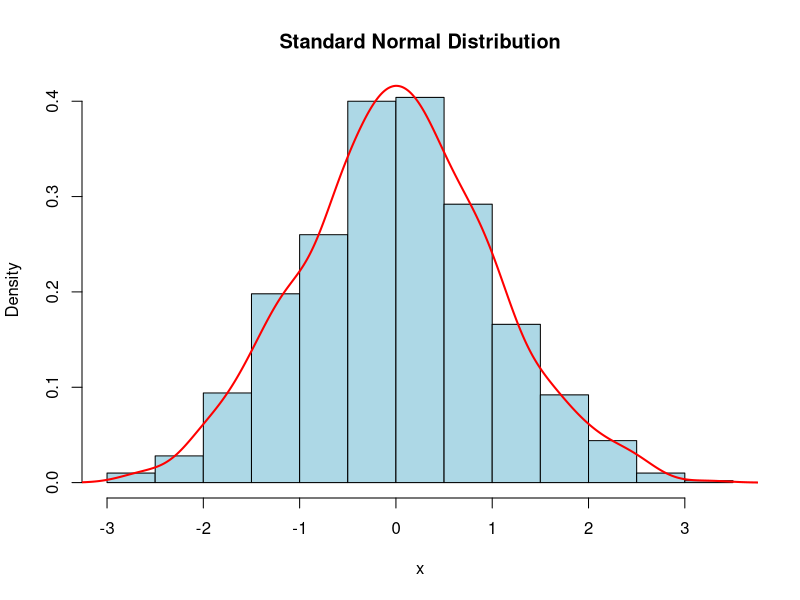
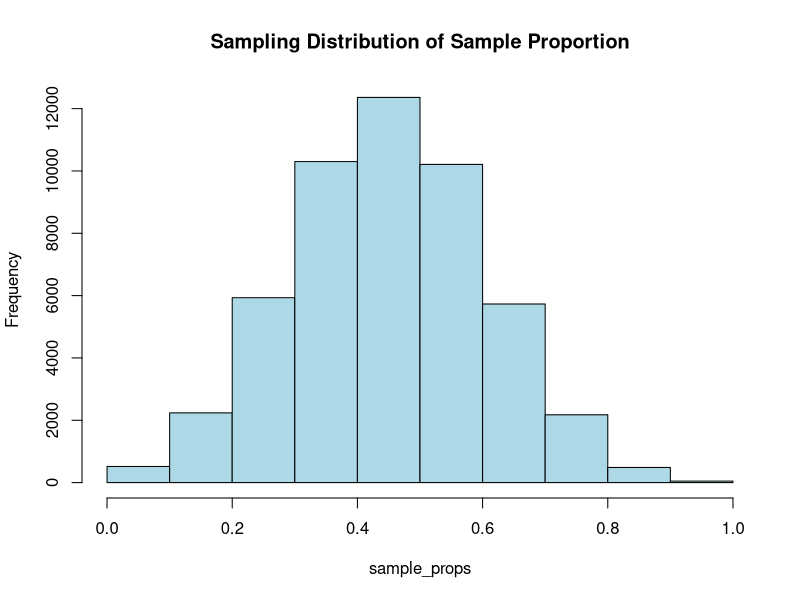
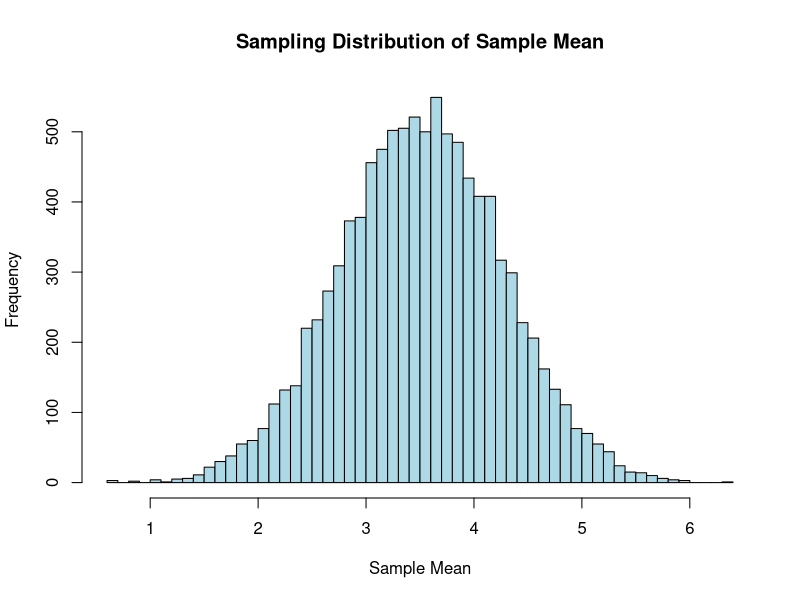
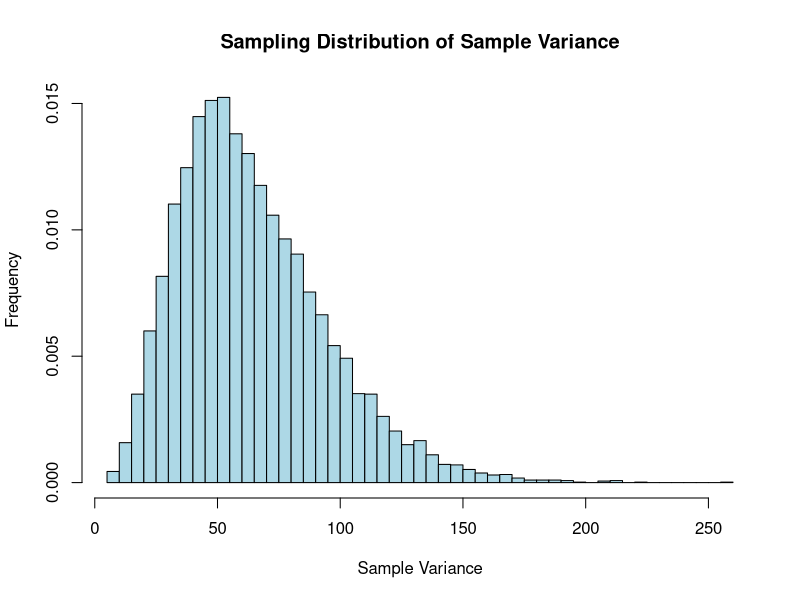

Recreate these plots in R, in order.
## ---- chunk 1
knitr::opts_chunk$set(echo = TRUE)
## ---- chunk 2
set.seed(123)                       # Set the seed for reproducibility
x <- rnorm(1000, mean = 0, sd = 1)  # Generate data for a standard normal distribution

# Plot the data with density curve
hist(x, probability = TRUE, col = "lightblue", main = "Standard Normal Distribution")
lines(density(x), col = "red", lwd = 2)
## ---- chunk 3
# Find the area under the curve to the left of a certain value: P(z<1)
pnorm(1, mean = 0, sd = 1)
# Find the area under the curve to the right of a certain value: P(z>1)
1-pnorm(1, mean = 0, sd = 1)
# Find the area under the curve between two values: P(-1<z<1)
diff(pnorm(c(-1, 1), mean = 0, sd = 1))
## ---- chunk 4
# Find the value with a certain area under the curve to its left: critical value 
alpha <- 0.05
qnorm(1-alpha, mean = 0, sd = 1) # find the critical Z score.
## ---- chunk 5
x <- 80  # the individual value
mu <- 75  # the mean of the distribution 
sigma <- 10  # the standard deviation of the distribution 

# Calculate z-scores for the individual value using scale()
z_scores <- scale(x, center = mu, scale = sigma)
cat("Z-score:", z_scores, "\n") # print the z-score

z <- (x - mu) / sigma  # find the z-score by using the formula 
cat("Z =", z, "\n") # print the z-score
  
## ---- chunk 6
x1 <- 60
x2 <- 80
mu <- 69.6
sigma <- 11.3
# Find the probability that X is less than 60: P(X<60)
pnorm(x1, mean = mu, sd = sigma)
# Find the probability that X is great than 80: P(X>80)
1-pnorm(x2, mean = mu, sd = sigma)
# Find the probability between two values: P(60<X<80)
diff(pnorm(c(x1, x2), mean = mu, sd = sigma))
## ---- chunk 7
z <- 1.96  # the z-score
mu <- 100  # the mean of the distribution
sigma <- 15  # the standard deviation of the distribution
x <- z * sigma + mu  # convert the z score to individual x value using formula
cat("X =", x, "\n")  # print the individual x value
## ---- chunk 8
# Set the seed for reproducibility
set.seed (123)
# Generate data
n <- 10  # sample size
p <- 0.5  # population proportion
samples <- replicate(50000, rbinom(1, size = n, prob = p))

# Calculate sample proportions of successes
sample_props <- samples / n

# Plot the histogram

hist(sample_props, breaks = seq( 0, 1, by = 0.1 ), col = "lightblue", 
     main = "Sampling Distribution of Sample Proportion")
## ---- chunk 9
#input the parameter values
mu <- 3.5    
sigma <- 1.7       
n <- 5         
# Simulate sampling distribution
sample_means <- replicate(10000, mean(rnorm(n, mu, sigma)))

# Create a histogram of the sampling distribution of the sample mean
hist(sample_means, breaks ="FD",  main = "Sampling Distribution of Sample Mean", 
     xlab = "Sample Mean", ylab = "Frequency", col = "lightblue", border = "black")
## ---- chunk 10
mu <- 4    # True population mean
sigma <- 8       # Population standard deviation
sample_size <- 10         # Sample size
num_samples <- 10000       # Number of samples
# Function to calculate sample variance
sample_variance <- function(sample) {
  n <- length(sample)
  mean_sample <- mean(sample)
  sum_squared_deviations <- sum((sample - mean_sample)^2)
  return(sum_squared_deviations / (n - 1))
}
# Simulate sampling distribution
sample_variances <- replicate(num_samples, sample_variance(rnorm(sample_size, 
                                                                 mu, sigma)))

# Create a histogram of the sampling distribution of sample variance
hist(sample_variances, breaks = "FD", freq = FALSE, 
     main = "Sampling Distribution of Sample Variance",
     xlab = "Sample Variance", ylab = "Frequency", col = "lightblue", border = "black")
## ---- chunk 11
mu <- 171 # population mean
sigma <- 46 # population standard deviation
n <- 25 # sample size
x_lower <- 140
x_upper <- 211

# Find the probability between two X values
probability_range <- diff(pnorm(c(x_lower, x_upper), mean = mu, sd = sigma))
probability_range
## ---- chunk 12
# Find the probability between two mean values $x/bar$ (CLT)
standard_error <- sigma / sqrt(n) # Calculate the standard error of the sample mean
probability_range <- diff(pnorm(c(x_lower, x_upper), mean = mu, 
                                sd = standard_error))# Find the probability  
probability_range
